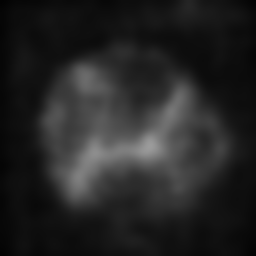
#> input picture sampleData/0003.png, 256 x 256 px, found by its file name
$ python lib_percentileFilter.py
#> lines starting #> are read from the running program, lines starting #| are printed output that depends on the picture; after the words box and inside, x2 and y2 are one past the last pixel; in counts of white or black regions, pixels touching at a corner belong together
#> further down, srcMat is the input picture: shape (256, 256); min 2, max 155, mean 36.7
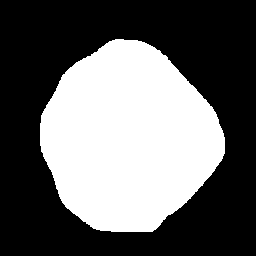
#> input picture sampleData/0003_foremask.png, 256 x 256 px, found by its file name
#> `foreMask = cv2.imread(r"sampleData\0003_foremask.png", cv2.IMREAD_GRAY..`: foreMask: shape (256, 256); values 0 (black) and 1 (white), 39.6% white; 1 white region, box (x1, y1, x2, y2) and area: (40, 39, 225, 232) 25950
# coding: utf-8
'''
異方性パーセンタイルフィルタをかける
使用例 (使い方) は最下部
'''

import numpy as np
from numba import jit

# --------------------------------------------------
# median filters
# --------------------------------------------------

@jit('float32[:,:](float32[:,:], float32[:,:], int16[:], int16[:], int16[:], int16[:], float32[:])', nopython=True, cache=True)
def _calcPercentileMat_Gray(
    srcMat: np.ndarray,
    tgtMat: np.ndarray,
    startYs: np.ndarray,
    stopYs: np.ndarray,
    startXs: np.ndarray,
    stopXs: np.ndarray,
    percentile: np.ndarray,
):
    for y in range(srcMat.shape[0]):
        for x in range(srcMat.shape[1]):
            if not(np.isnan(srcMat[y, x])):
                tgtMat[y, x] = np.nanpercentile(
                    srcMat[startYs[y]: stopYs[y], startXs[x]: stopXs[x]],
                    q=percentile[0]
                )
    return tgtMat


def percentileFilter(
    srcMat: np.ndarray,
    ky: int,
    kx: int,
    foreMask: np.ndarray=None,
    percentile:float=50.,
):
    '''
    パーセンタイル画像を計算する．

    [引数]
    - srcMat (np.ndarray): 画像 (整数型でも小数型でもグレースケールでも bgr でも可)
    - ky: y 方向の kernel size
    - kx: x 方向の kernel size
    - foreMask (np.ndarray, 全ての要素は 0 または 1 を取る)=None : 正規積分のための前景マスク (整数型でも小数型でも可．入力がない場合は画像全面を前景と見做す)
    - percentile (float)=50. : パーセンタイル値．50.0 を入れると median filter として機能する．

    [戻り値]
    計算結果画像 (srcMat と同じ dtype)
    '''
#> called with ky = 10, kx = 100, percentile = 50

    if len(srcMat.shape) == 2:
        isGrayscale = True
    elif len(srcMat.shape) == 3:
        assert srcMat.shape[2] == 3
        isGrayscale = False
    else:
        assert False


    matDtype = srcMat.dtype

    if foreMask is None:
        foreMask = np.ones([srcMat.shape[0], srcMat.shape[1]], dtype=np.float32)

    assert 0. <= percentile <= 100.
    assert np.max(foreMask) < 1.0001
    assert np.min(foreMask) > -0.0001

    startYs = np.linspace(0, srcMat.shape[0]-1, srcMat.shape[0]) - ky//2
#> startYs = 256 values from -5 to 250
    startXs = np.linspace(0, srcMat.shape[1]-1, srcMat.shape[1]) - kx//2
#> startXs = 256 values from -50 to 205
    stopYs = startYs + ky
#> stopYs = 256 values from 5 to 260
    stopXs = startXs + kx
#> stopXs = 256 values from 50 to 305

    startYs = np.clip(startYs, 0, None).astype(np.int16)
#> startYs = 256 values from 0 to 250
    startXs = np.clip(startXs, 0, None).astype(np.int16)
    stopYs = stopYs.astype(np.int16)
    stopXs = stopXs.astype(np.int16)

    # 正規計算用マスクの処理
    _srcMat = srcMat.astype(np.float32)
    tgtMat = np.zeros_like(_srcMat)

    if foreMask is not None:
        if isGrayscale:
            _srcMat[foreMask < 0.5] = np.nan
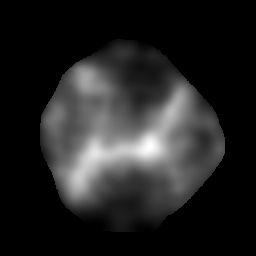
#> _srcMat: shape (256, 256) float32; 60.4% of the values are NaN or infinite; the others: min 18, max 155, mean 66.31; drawn with min black, max white, NaN and infinite black
            tgtMat[foreMask < 0.5] = np.nan
        else:
            for c in [0, 1, 2]:
                _srcMat[foreMask < 0.5, c] = np.nan
                tgtMat[foreMask < 0.5, c] = np.nan

    if isGrayscale:
        tgtMat = _calcPercentileMat_Gray(
            srcMat=_srcMat,
            tgtMat=tgtMat,
            startYs=startYs,
            stopYs=stopYs,
            startXs=startXs,
            stopXs=stopXs,
            percentile=np.array([percentile,], dtype=np.float32)
        )
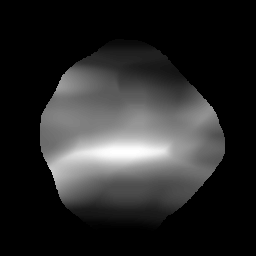
#> tgtMat: shape (256, 256) float32; 60.4% of the values are NaN or infinite; the others: min 23, max 125, mean 64.91; drawn with min black, max white, NaN and infinite black

    else:
        for c in [0, 1, 2]:
            tgtMat[:, :, c] = _calcPercentileMat_Gray(
                srcMat=_srcMat[:, :, c],
                tgtMat=tgtMat[:, :, c],
                startYs=startYs,
                stopYs=stopYs,
                startXs=startXs,
                stopXs=stopXs,
                percentile=np.array([percentile,], dtype=np.float32)
            )

    if foreMask is not None:
        tgtMat = np.nan_to_num(tgtMat)
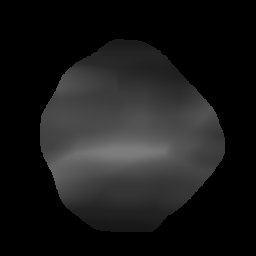
#> tgtMat: shape (256, 256) float32; min 0, max 125, mean 25.7
    return tgtMat.astype(matDtype)


if __name__ == "__main__":
    '''
    使用例
    '''

    import matplotlib.pyplot as plt
    import cv2
    import time # 計算時間計測用

    # -------------------------------------------------------
    # 画像の読み込み
    # -------------------------------------------------------

    srcMat = cv2.imread(r"sampleData\0003.png", cv2.IMREAD_GRAYSCALE)

    # 正規パーセンタイル計算を行いたい場合は foreMask も入れる．特に正規な計算を求めないなら不要．
    foreMask = cv2.imread(r"sampleData\0003_foremask.png", cv2.IMREAD_GRAYSCALE)

    t0 = time.time() # 計算時間計測用

    # -------------------------------------------------------
    # パーセンタイルフィルタ
    # -------------------------------------------------------

    medianMat = percentileFilter(
        srcMat,
        ky=10,
        kx=100,
        foreMask=foreMask, # optinal 引数．何も入れない場合は全体を前景と見做す．
        percentile=50., # optional 引数．何も入れない場合は 50% つまり中央値フィルタとなる．
    )

    # -------------------------------------------------------
    # 結果表示
    # -------------------------------------------------------

    print('計算時間:', time.time() - t0) # 計算時間計測用
    plt.figure(figsize=(12,6))
    ax = plt.subplot(1,2,1)
    im = ax.imshow(srcMat, cmap='jet', vmin=0, vmax=191)
    plt.colorbar(im)
    plt.title('original mat')
    ax = plt.subplot(1,2,2)
    im = ax.imshow(medianMat, cmap='jet', vmin=0, vmax=191)
    plt.colorbar(im)
    plt.title('median mat')
    plt.show()
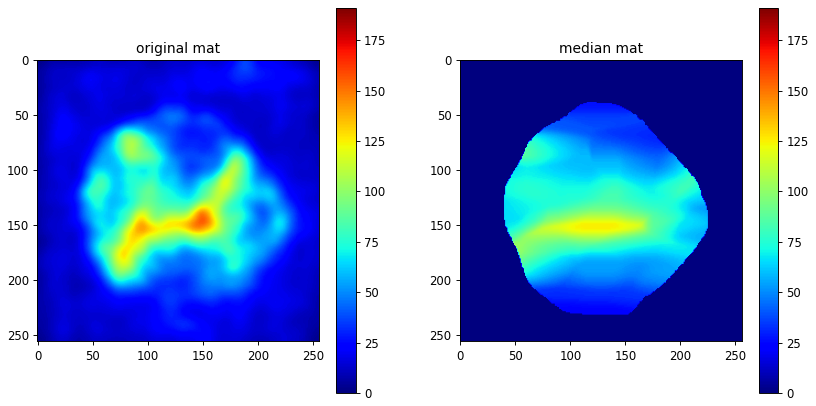
#> figure drawn by matplotlib, 4 panels
